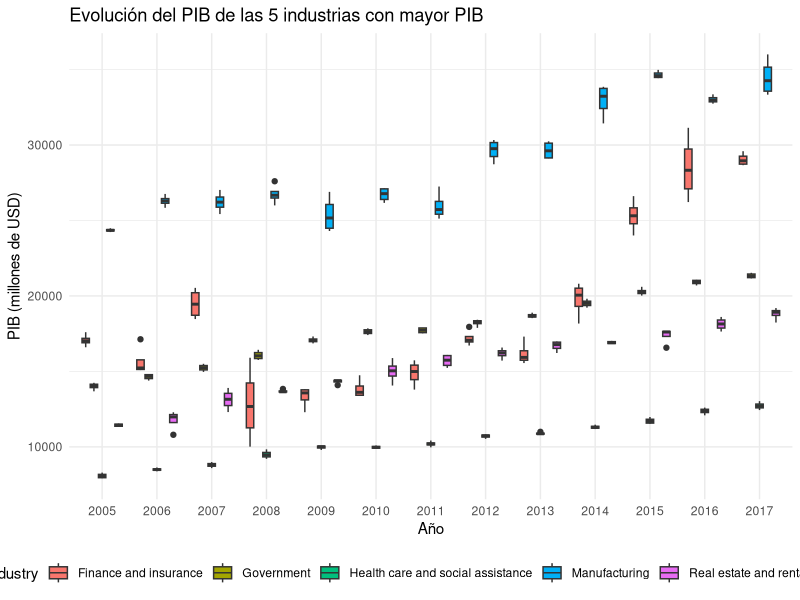

Recreate this plot in R. (Note: this script raises an error after producing the figure.)
library(dplyr)
data <- read.csv("gdpindustrias.csv")


construction <- data %>%
  filter(Industry == "Construction") %>%
  select(Quarter, GDP = GDP..millions.of.current.dollars.)

information <- data %>%
  filter(Industry == "Information") %>%
  select(Quarter, GDP = GDP..millions.of.current.dollars.)

comparison <- merge(construction, information, by = "Quarter", suffixes = c("_Construction", "_Information"))
print(comparison)

comparison <- comparison %>%
  mutate(
    diferencia = GDP_Construction - GDP_Information,
    proporcion = GDP_Construction / GDP_Information
  )

construction_selected <- comparison$GDP_Construction
information_selected <- comparison$GDP_Information

t_test_selected <- t.test(construction_selected, information_selected, var.equal = FALSE)

print(t_test_selected)

construction_all <- construction$GDP
information_all <- information$GDP

# prueba de medias global
print(var.test(construction_all, information_all))

print(t.test(construction_all, information_all, var.equal = FALSE))




library(ggplot2)

data$Date.Quarter.Ended <- as.Date(data$Date.Quarter.Ended, format = "%m/%d/%Y")
data$Year <- as.numeric(substr(data$Date.Quarter.Ended, 1, 4))
print(data$Year)
top_industries <- data %>%
  group_by(Industry) %>%
  summarise(mean_GDP = mean(GDP..millions.of.current.dollars., na.rm = TRUE)) %>%
  arrange(desc(mean_GDP)) %>%
  slice(1:5) %>%
  pull(Industry)

data_top <- data %>%
  filter(Industry %in% top_industries)

ggplot(data_top, aes(x = factor(Year), y = GDP..millions.of.current.dollars., fill = Industry)) +
  geom_boxplot() +
  labs(
    title = "Evolución del PIB de las 5 industrias con mayor PIB",
    x = "Año",
    y = "PIB (millones de USD)"
  ) +
  theme_minimal() +
  theme(legend.position = "bottom")



# 2.b
information_until_2016 <- data %>%
  filter(Industry == "Information" & Year <= 2016) %>%

print(information_until_2016)



# 2.c
split_da <- information_until_2016 %>%
  mutate(
    Periodo = case_when(
      Year >= 2005 & Year <= 2010 ~ "2005-2010",
      Year >= 2011 & Year <= 2016 ~ "2011-2016",
      TRUE ~ NA_character_
    )
  )

# Ver resultado
print(split_da)




# 2.d 
p1 <- construction_until_2016 %>%
  filter(Periodo == "2005-2010") %>%
  pull(GDP..millions.of.current.dollars.)

p2 <- construction_until_2016 %>%
  filter(Periodo == "2011-2016") %>%
  pull(GDP..millions.of.current.dollars.)

# Prueba t de una cola (media primer periodo > media segundo periodo)
t_test_result <- t.test(p1, p2, alternative = "greater", var.equal = FALSE)
print(t_test_result)

#2.e
library(dplyr)

# Filtrar Construction hasta 2016
construction_until_2016 <- data %>%
  filter(Industry == "Construction" & Year <= 2016)

# Crear columna de periodo
construction_until_2016 <- construction_until_2016 %>%
  mutate(
    Periodo = case_when(
      Year >= 2005 & Year <= 2010 ~ "2005-2010",
      Year >= 2011 & Year <= 2016 ~ "2011-2016",
      TRUE ~ NA_character_
    )
  )

# Extraer vectores por periodo
p1 <- construction_until_2016 %>%
  filter(Periodo == "2005-2010") %>%
  pull(GDP..millions.of.current.dollars.)

p2 <- construction_until_2016 %>%
  filter(Periodo == "2011-2016") %>%
  pull(GDP..millions.of.current.dollars.)

# Prueba t de una cola (media primer periodo > media segundo periodo)
t_test_result <- t.test(p1, p2, alternative = "greater", var.equal = FALSE)

print(t_test_result)






# 3.a
library(dplyr)

subset_data <- data %>%
  filter(Industry %in% c("Construction", "Information") & Year <= 2016)

cor_data <- merge(construction, information, by = "Quarter")

correlation <- cor(cor_data$GDP_Construction, cor_data$GDP_Information, use = "complete.obs")
cat("Correlación  entre Construction e Information:", correlation, "\n")


# 3.b
library(dplyr)

construction_data <- data %>%
  filter(Industry == "Construction" & Year <= 2016)


# Regresión lineal: PIB ~ Año
reg_model <- lm(GDP..millions.of.current.dollars. ~ Year, data = construction_data)

summary(reg_model)

# Predicciones y gráfico
library(ggplot2)

ggplot(construction_data, aes(x = Year, y = GDP..millions.of.current.dollars.)) +
  geom_point(color = "steelblue", size = 2) +
  geom_smooth(method = "lm", color = "darkred", se = TRUE) +
  labs(
    title = "Regresión lineal del PIB - Industria Construction",
    x = "Año",
    y = "PIB (millones USD)"
  ) +
  theme_minimal()

